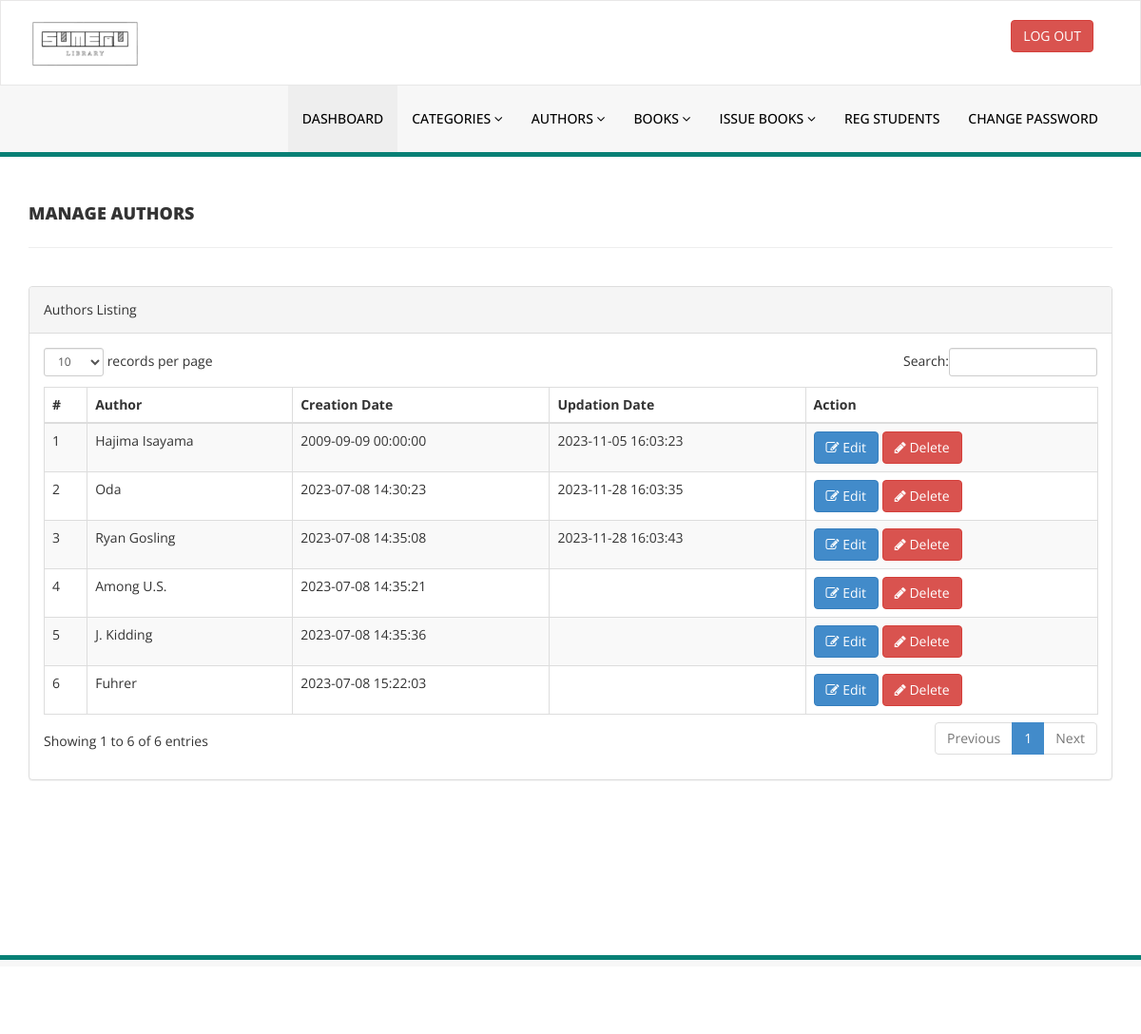
/library/admin/manage-authors.php (signed in), run on the app's committed database.
### tables this page shows
CREATE TABLE `authors` (
  `id` int(11) NOT NULL,
  `author_name` varchar(159) DEFAULT NULL,
  `creation_date` timestamp NULL DEFAULT current_timestamp(),
  `updation_date` timestamp NULL DEFAULT NULL ON UPDATE current_timestamp()
);

### library/admin/manage-authors.php (the view, shortened to what this page needs)
<?php
include('includes/config.php');
if (strlen($_SESSION['alogin']) == 0) {
    header('location:index.php');
} else {
?>
<!DOCTYPE html>
<html xmlns="http://www.w3.org/1999/xhtml">
<head>
    <link href="assets/css/bootstrap.css" rel="stylesheet" />
    <link href="assets/css/font-awesome.css" rel="stylesheet" />
    <link href="assets/js/dataTables/dataTables.bootstrap.css" rel="stylesheet" />
    <link href="assets/css/style.css" rel="stylesheet" />
</head>
<body>
    <?php include('includes/header.php'); ?>
    <div class="content-wrapper">
        <div class="container">
            <div class="row pad-botm">
                <div class="col-md-12">
                    <h4 class="header-line">Manage Authors</h4>
                </div>
                <div class="row">
                </div>
            </div>
            <div class="row">
                <div class="col-md-12">
                    <div class="panel panel-default">
                        <div class="panel-heading">
                            Authors Listing
                        </div>
                        <div class="panel-body">
                            <div class="table-responsive">
                                <table class="table table-striped table-bordered table-hover" id="dataTables-example">
                                    <thead>
                                        <tr>
                                            <th>#</th>
                                            <th>Author</th>
                                            <th>Creation Date</th>
                                            <th>Updation Date</th>
                                            <th>Action</th>
                                        </tr>
                                    </thead>
                                    <tbody>
                                        <?php
                                        $sql = "SELECT * FROM authors";
                                        $query = $dbh->prepare($sql);
                                        $query->execute();
                                        $results = $query->fetchAll(PDO::FETCH_OBJ);
                                        $cnt = 1;
                                        if ($query->rowCount() > 0) {
                                            foreach ($results as $result) {
                                        ?>
                                                <tr class="odd gradeX">
                                                    <td class="center"><?php echo htmlentities($cnt); ?></td>
                                                    <td class="center"><?php echo htmlentities($result->author_name); ?></td>
                                                    <td class="center"><?php echo htmlentities($result->creation_date); ?></td>
                                                    <td class="center"><?php echo htmlentities($result->updation_date); ?></td>
                                                    <td class="center">
                                                        <a href="edit-author.php?athrid=<?php echo htmlentities($result->id); ?>"><button class="btn btn-primary"><i class="fa fa-edit "></i> Edit</button></a>
                                                        <a href="manage-authors.php?del=<?php echo htmlentities($result->id); ?>" onclick="return confirm('Are you sure you want to delete?');"><button class="btn btn-danger"><i class="fa fa-pencil"></i> Delete</button></a>
                                                    </td>
                                                </tr>
                                        <?php
                                                $cnt = $cnt + 1;
                                            }
                                        }
                                        ?>
                                    </tbody>
                                </table>
                            </div>
                        </div>
                    </div>
                </div>
            </div>
        </div>
    </div>
    <?php include('includes/footer.php'); ?>
</body>
</html>
<?php } ?>

### library/admin/includes/header.php (shortened to what this page needs)
<div class="navbar navbar-inverse set-radius-zero">
    <div class="container">
        <div class="navbar-header">
            <a class="navbar-brand">
                <img src="assets/img/logo.png" />
            </a>
        </div>
        <div class="right-div">
            <a href="logout.php" class="btn btn-danger pull-right">LOG OUT</a>
        </div>
    </div>
</div>
<section class="menu-section">
    <div class="container">
        <div class="row">
            <div class="col-md-12">
                <div class="navbar-collapse collapse">
                    <ul id="menu-top" class="nav navbar-nav navbar-right">
                        <li><a href="dashboard.php" class="menu-top-active">DASHBOARD</a></li>
                        <li class="dropdown">
                            <a href="#" class="dropdown-toggle" id="ddlmenuItem" data-toggle="dropdown"> Categories <i class="fa fa-angle-down"></i></a>
                        </li>
                        <li class="dropdown">
                            <a href="#" class="dropdown-toggle" id="ddlmenuItem" data-toggle="dropdown"> Authors <i class="fa fa-angle-down"></i></a>
                        </li>
                        <li class="dropdown">
                            <a href="#" class="dropdown-toggle" id="ddlmenuItem" data-toggle="dropdown"> Books <i class="fa fa-angle-down"></i></a>
                        </li>
                        <li class="dropdown">
                            <a href="#" class="dropdown-toggle" id="ddlmenuItem" data-toggle="dropdown"> Issue Books <i class="fa fa-angle-down"></i></a>
                        </li>
                        <li><a href="reg-students.php">Reg Students</a></li>
                        <li><a href="change-password.php">Change Password</a></li>
                    </ul>
                </div>
            </div>
        </div>
    </div>
</section>

### library/admin/includes/footer.php (shortened to what this page needs)
<section class="footer-section">
    <div class="container">
        <div class="row">
            <div class="col-md-12">
                <a href="https://github.com/miiyuh" target="_blank">Designed by: Hajime Isayama</a>
            </div>
        </div>
    </div>
</section>

### library/admin/assets/css/style.css (style rules this page uses)
.set-radius-zero { border-radius: 0px; -moz-border-radius: 0px; -webkit-border-radius: 0px; }
.content-wrapper { margin-top: 40px; min-height: 800px; padding-bottom: 90px; }
.header-line { font-weight: 900; padding-bottom: 25px; border-bottom: 1px solid #eeeeee; text-transform: uppercase; }
.pad-botm { padding-bottom: 30px; }
.right-div { float: right; padding: 20px; }
#menu-top a { color: #000; text-decoration: none; font-weight: 500; padding: 25px 15px 25px 15px; text-transform: uppercase; }
.menu-section { background-color: #f7f7f7; border-bottom: 5px solid #088075; width: 100%; }
.menu-top-active { background-color: #eeeeee; }
.navbar-inverse { background-color: #FFF; border-color: rgba(155, 153, 153, 0.23); }
.navbar { min-height: 90px; margin-bottom: 0px; }
.footer-section { padding: 25px 50px 25px 50px; color: #000; font-size: 13px; background-color: #f7f7f7; text-align: right; border-top: 5px solid #088075; }
.footer-section a, .footer-section a:hover { color: #000; }

### data on the page
authors: author_name "Hajima Isayama", creation_date "2009-09-09 00:00:00", updation_date "2023-11-05 16:03:23"
authors: author_name "Oda", creation_date "2023-07-08 14:30:23", updation_date "2023-11-28 16:03:35"
authors: author_name "Ryan Gosling", creation_date "2023-07-08 14:35:08", updation_date "2023-11-28 16:03:43"
authors: author_name "Among U.S.", creation_date "2023-07-08 14:35:21"
authors: author_name "J. Kidding", creation_date "2023-07-08 14:35:36"
authors: author_name "Fuhrer", creation_date "2023-07-08 15:22:03"
